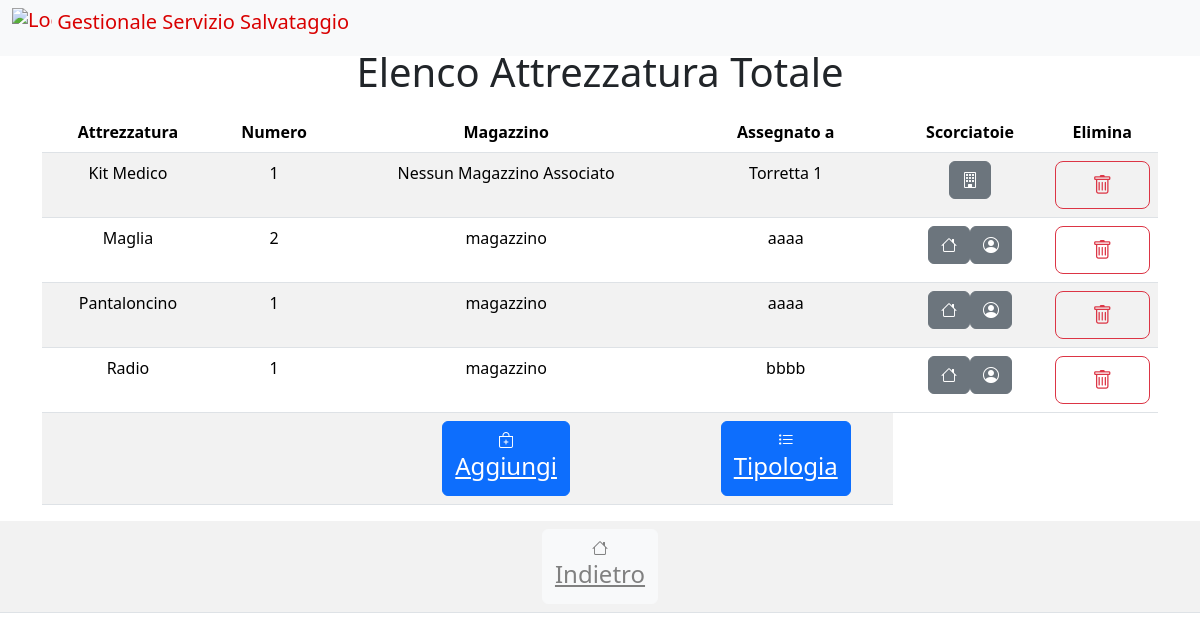
The app's page /html/attrezzatura.php (signed in) with its own data.
### tables this page shows
CREATE TABLE `POSSIEDE` (
  `IdTorretta` int DEFAULT NULL,
  `Nome` varchar(50) NOT NULL,
  `IdAttrezzatura` int NOT NULL
);

CREATE TABLE `ATTREZZATURA` (
  `Id` int NOT NULL,
  `Nome` varchar(50) NOT NULL
);

CREATE TABLE `MAGAZZINO` (
  `Id` int NOT NULL,
  `Descrizione` varchar(50) DEFAULT NULL
);

CREATE TABLE `USA` (
  `IdAttrezzatura` int NOT NULL,
  `Nome` varchar(50) NOT NULL,
  `CodiceFiscale` varchar(30) DEFAULT NULL
);

### html/dbconnect.php (called while the page is built, shortened)
<?php
    class dbconnect {
        private $dbhost = 'localhost';
        private $username = 'user';
        private $password = 'psw';
        private $dbname = 'db_name';
        private $conn;
        public function __construct(){
            $this->conn = new mysqli($this->dbhost, $this->username, $this->password, $this->dbname);
        }
        public function query($sql){
            $result=$this->conn->query($sql);
            if ($result->num_rows > 0) {
                return $result;
            } else {
                return null;
            }
        }
    }
?>

### html/attrezzatura.php (the view, shortened to what this page needs)
<?php
	include 'dbconnect.php';
?>
    <!DOCTYPE html>
    <html lang="it">
    <head>
        <link rel="stylesheet" href="https://cdn.jsdelivr.net/npm/bootstrap-icons@latest/font/bootstrap-icons.min.css">
        <link rel="stylesheet" href="https://cdn.jsdelivr.net/npm/bootstrap@latest/dist/css/bootstrap.min.css">
    </head>
    <header>
        <nav class="navbar navbar-expand-md navbar-light fixed-top bg-light">
            <div class="container-fluid">
                <div class="navbar-header">
                    <a class="navbar-brand mb-0 h1" href="#" style="color: #d90000;">
                        <img src="./img/logo.png" alt="Logo" width="40" height="40" class="d-inline-block align-text-top">
                        Gestionale Servizio Salvataggio
                    </a>
                </div>
            </div>
        </nav>
    </header>
    <body class="text-center">
        <div class="container">
            <h1 class="mt-5">Elenco Attrezzatura Totale</h1>
            <?php
            $db = new dbconnect();
            $sql = "SELECT A.Nome AS Attrezzatura,A.Id AS NumeroAttrezzatura, M.Descrizione AS Magazzino, M.Id AS IdMagazzino, U.CodiceFiscale AS Dipendente , P.IdTorretta AS Torretta FROM ATTREZZATURA A  LEFT JOIN CONTIENE C ON A.Nome = C.Nome AND A.Id = C.IdAttrezzatura LEFT JOIN USA U ON A.Nome = U.Nome AND A.Id = U.IdAttrezzatura LEFT JOIN POSSIEDE P ON A.Id = P.IdAttrezzatura AND A.Nome = P.Nome LEFT JOIN MAGAZZINO M ON C.IdMagazzino = M.Id ORDER BY A.Nome;";
            $result = $db->query($sql);
            echo "<table class='table table-striped mt-3'>";
            echo "<thead><tr><th>Attrezzatura</th><th>Numero</th><th>Magazzino</th><th>Assegnato a</th><th>Scorciatoie</th><th>Elimina</th></tr></thead><tbody>";
            if ($result->num_rows > 0) {
                while($row = $result->fetch_assoc()) {
                    echo "<tr><td>" . $row["Attrezzatura"] . "</td><td>" . $row["NumeroAttrezzatura"]."</td>";
                    if($row["Magazzino"]==NULL){
                       echo "<td>Nessun Magazzino Associato</td>";
                    }else{
                        echo "<td>" . $row["Magazzino"] ."</td>";
                    }
                    if($row["Dipendente"]!=NULL){
                        echo "<td>" . $row["Dipendente"] ."</td>";
                    }else{
                        if($row["Torretta"]!=NULL){
                            echo "<td>Torretta " . $row["Torretta"] ."</td>";
                        }else{
                            echo "<td>Materiale non assegnatto</td>";
                        }
                    }
                    echo "<td>";
                    if($row["Magazzino"]!=NULL){
                        echo "<div type='button' class='well btn btn-secondary' style='color: white'><a href='visualizzamagazzino.php?submit=".$row["IdMagazzino"]."' style='color: white'><i class='bi bi-house' style='color: white'></i></a></div>";
                     }
                     if($row["Dipendente"]!=NULL){
                        echo "<div type='button' class='well btn btn-secondary' style='color: white'><a href='dipendentiattrezzatura.php?submit=".$row["Dipendente"]."' style='color: white'><i class='bi bi-person-circle' style='color: white'></i></a></div>";
                     }else{
                        if($row["Torretta"]!=NULL){
                             echo "<div type='button' class='well btn btn-secondary' style='color: white'><a href='visualizzatorretta.php?submit=".$row["Torretta"]."' style='color: white'><i class='bi bi-building' style='color: white'></i></a></div>";
                        }
                     }
                     echo "</td>";
                    echo "<td><form action='' method='POST'><input type='hidden' name='id_attrezzatura' value='".$row["NumeroAttrezzatura"]."'><input type='hidden' name='nome_attrezzatura' value='".$row["Attrezzatura"]."'><button class='w-100 btn btn-lg btn-outline-danger' type='submit' name='elimina' value=''><i class='bi bi-trash'></i></button></form></td></tr>";
                }
                echo "<tr><td></td><td></td><td><div type='button' class='well btn btn-primary' style='color: white'><a href='aggiungiattrezzatura.php' style='color: white'><i class='bi bi-bag-plus' style='color: white'></i><h4>Aggiungi</h4></a></div></td>";
            }
            echo "<td><div type='button' class='well btn btn-primary' style='color: white'><a href='visualizzatipologiaattrezzatura.php' style='color: white'><i class='bi bi-list-task' style='color: white'></i><h4>Tipologia</h4></a></div></td></tr>";
            echo "</tbody></table>";
            ?>
        </div>
            <table class="table table-striped mt-3">
            <tr>
            <td>
                <div type="button" class="well btn btn-light" style="color: gray">
                    <a href="homepage.php" style="color: gray">
                    <i class="bi bi-house" style="color: gray"></i>
                    <h4>Indietro</h4>
                    </a>
                </div>
            </td>
            </tr>
        </table>
    </body>
    </html>

### records on screen
possiede: attrezzatura.Nome "Kit Medico", attrezzatura.Id "1", shows "Nessun Magazzino Associato", IdTorretta "1"
attrezzatura: Nome "Maglia", Id "2", magazzino.Descrizione "magazzino", usa.CodiceFiscale "aaaa"
attrezzatura: Nome "Pantaloncino", Id "1", magazzino.Descrizione "magazzino", usa.CodiceFiscale "aaaa"
attrezzatura: Nome "Radio", Id "1", magazzino.Descrizione "magazzino", usa.CodiceFiscale "bbbb"
